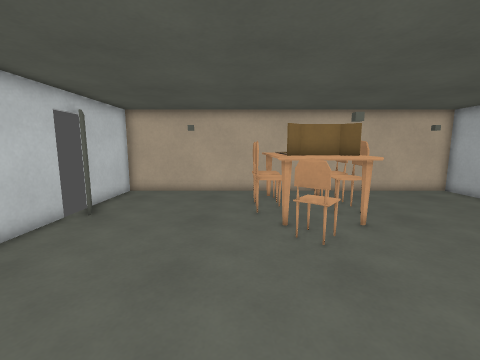
[1] (above)

12 first-person views from a walk through a 3-D level made in the Godot game engine. The camera is 1.4 m above the floor, tilts 8° down and sees 90° across. The floor is counted in squares, 0.5 m on a side. Each view is taken from the middle of a square. On the plan, view 1 faces up. The plan holds only what a view shows up to about 18 squares ahead; the rest is blank. Some surface patterns are stand-ins.

[2]
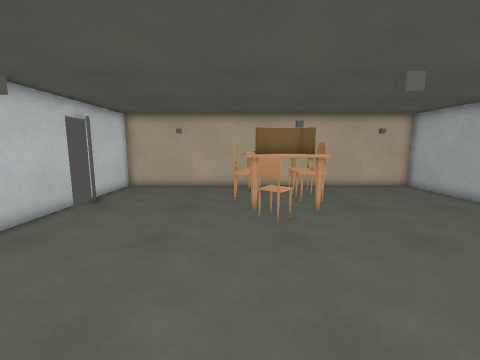

[3]
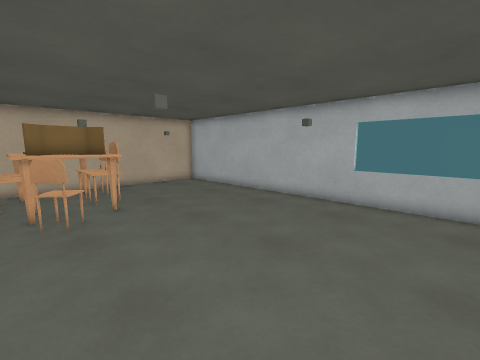

[4]
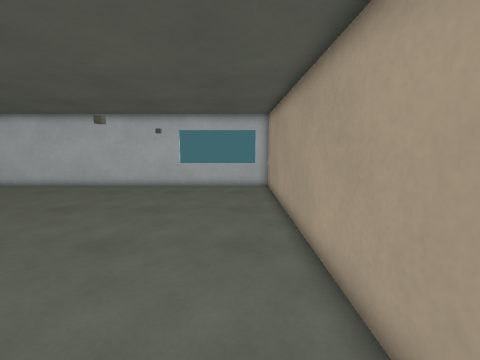

[5]
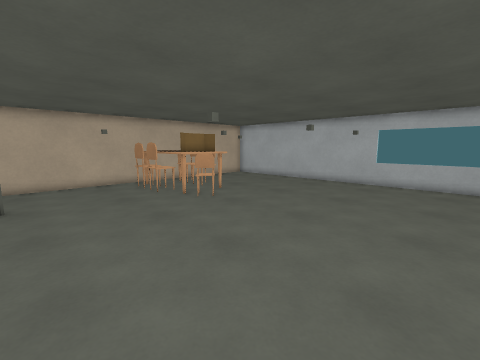

[6]
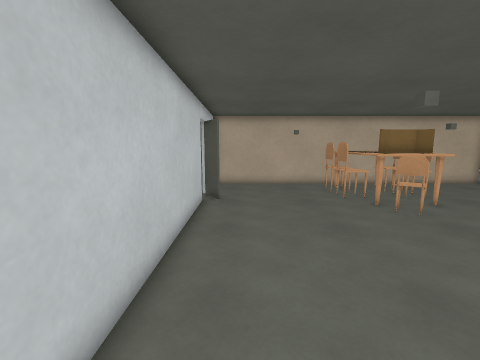

[7]
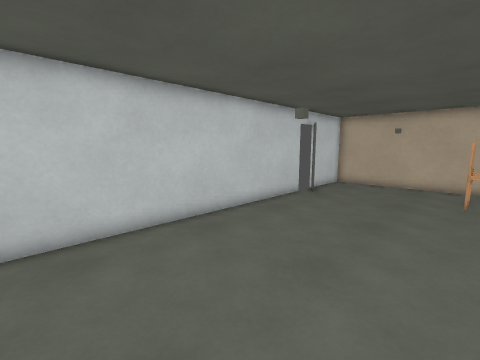

[8]
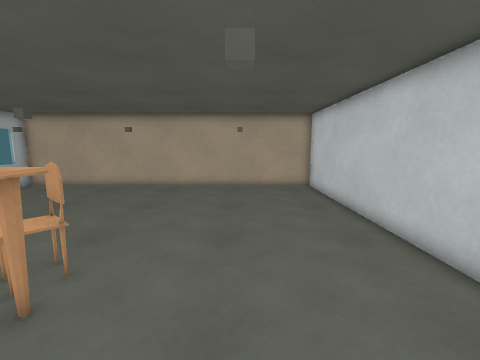

[9]
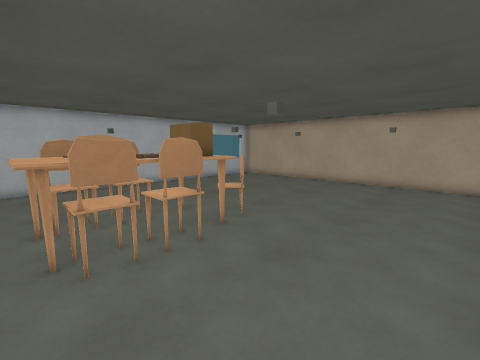

[10]
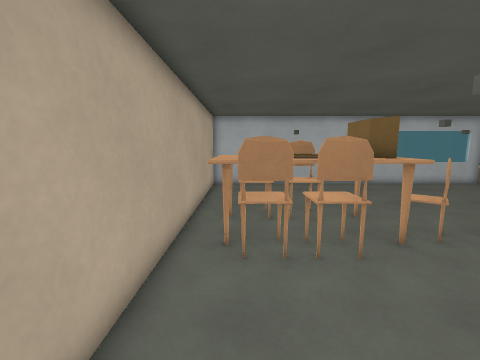

[11]
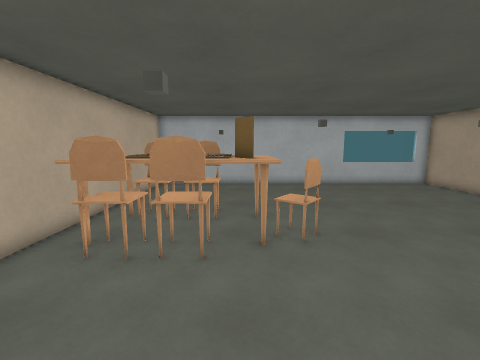

[12]
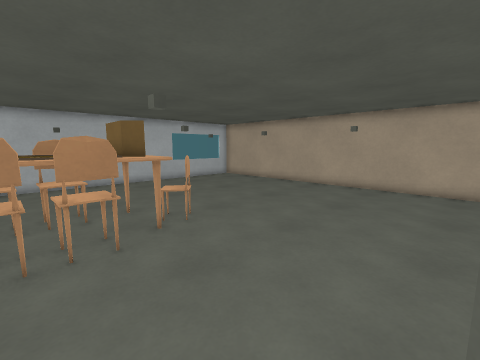

### Floor plan
Key: @ floor where view 1 was taken; # wall or solid block; . floor; = window, fence, low wall or low ledge; ^ raised ledge; C chair.
Columns run from 7 left of view 1 to 13 right of it. Each row starts with its distance up from view 1.
 15 #####################
 14 #........^^^........#
 13 #.......C^^^C.......#
 12 #.......C^ ^C.......#
 11 #.......C^^^C.......#
 10 ##......C^^^C.......#
  9 ##.......^^^^.......#
  8 #........^^^#.......#
  7 #........#^.........#
  6 #...................#
  5 #...................#
  4 #...................#
  3 #...................#
  2 #...................#
  1 #...................=
  0 #......@............=
 -1 #...................=
 -2 #...................=
 -3 #...................=
 -4 #...................#
 -5 #####################

Positions as (right, up) in squares from view 1, and headings:
1: (0, 0), facing up
2: (1, -2), facing up
3: (1, -3), facing up-right
4: (-4, -3), facing right
5: (-6, -4), facing up-right
6: (-5, -3), facing up
7: (1, -4), facing up-left
8: (-2, 12), facing down
9: (-5, 14), facing down-right
10: (-5, 13), facing right
11: (-5, 9), facing right
12: (-6, 12), facing down-right
